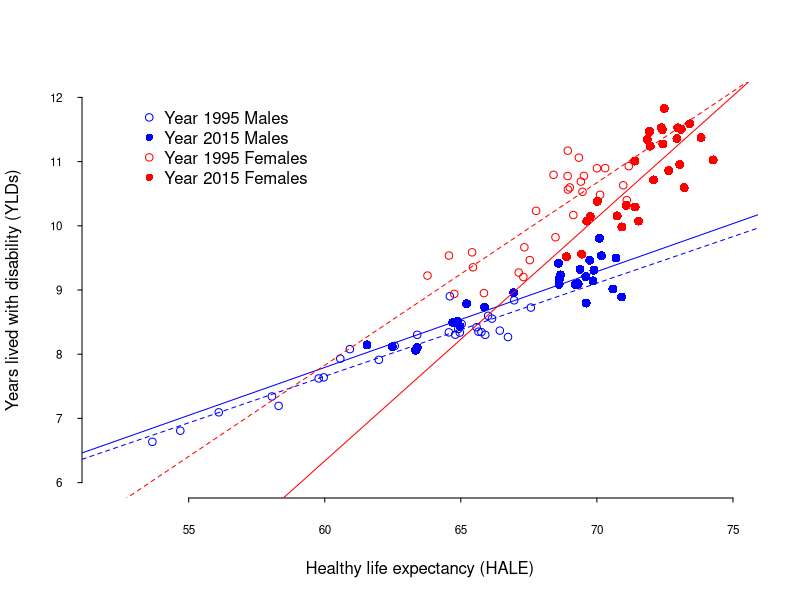

Write the R code that produced this figure.
# Expansion of morbidity
#Years lived with disability (YLDs)
# Years of life lived with any short-term or long-term health loss.

# Healthy life expectancy, or health-adjusted life expectancy (HALE)
#The number of years that a person at a given age can expect to live in good health, 
# taking into account mortality and disability.

# Raw Data
HALE.raw.data <- read.csv("./IHME-GBD_2015_DATA-7c514cb9-1/IHME-GBD_2015_DATA-7c514cb9-1.csv")
LE.raw.data <- read.csv("./IHME-GBD_2015_DATA-b8689aa2-1/IHME-GBD_2015_DATA-b8689aa2-1.csv")

head(LE.raw.data)
head(HALE.raw.data)

# Tidy Data
library(data.table)

attach(LE.raw.data)
attach(HALE.raw.data)

DT.LE <- data.table(LE.raw.data)
DT.HALE <- data.table(HALE.raw.data)

tables()

######################################################

# MALES 

data.LE.1995.male <- DT.LE[DT.LE$year == "1995" & DT.LE$sex == "Male", ]
data.HALE.1995.male <- DT.HALE[DT.HALE$year == "1995" & DT.HALE$sex == "Male", ]
data.YLD.1995.male <- data.LE.1995.male$val - data.HALE.1995.male$val

data.LE.1995.male.italy <- DT.LE[DT.LE$year == "1995" & DT.LE$sex == "Male" & DT.LE$location == "Italy", ]
data.HALE.1995.male.italy <- DT.HALE[DT.HALE$year == "1995" & DT.HALE$sex == "Male" & DT.LE$location == "Italy", ]
data.YLD.1995.male.italy <- data.LE.1995.male.italy$val - data.HALE.1995.male.italy$val

data.LE.2015.male <- DT.LE[DT.LE$year == "2015" & DT.LE$sex == "Male", ]
data.HALE.2015.male <- DT.HALE[DT.HALE$year == "2015" & DT.HALE$sex == "Male", ]
data.YLD.2015.male <- data.LE.2015.male$val - data.HALE.2015.male$val

data.LE.2015.male.italy <- DT.LE[DT.LE$year == "2015" & DT.LE$sex == "Male" & DT.LE$location == "Italy", ]
data.HALE.2015.male.italy <- DT.HALE[DT.HALE$year == "2015" & DT.HALE$sex == "Male" & DT.LE$location == "Italy", ]
data.YLD.2015.male.italy <- data.LE.2015.male.italy$val - data.HALE.2015.male.italy$val

# Preliminary Point Estimates

min.HALE.1995.male <- round(min(data.HALE.1995.male$val), 1)
max.HALE.1995.male <- round(max(data.HALE.1995.male$val), 1)
median.HALE.1995.male <- round(median(data.HALE.1995.male$val),1)
mad.HALE.1995.male <- round(mad(data.HALE.1995.male$val), 1)

min.YLD.1995.male <- round(min(data.YLD.1995.male), 1)
max.YLD.1995.male <- round(max(data.YLD.1995.male), 1)
median.YLD.1995.male <- round(median(data.YLD.1995.male),1)
mad.YLD.1995.male <- round(mad(data.YLD.1995.male), 1)

min.HALE.2015.male <- round(min(data.HALE.2015.male$val), 1)
max.HALE.2015.male <- round(max(data.HALE.2015.male$val), 1)
median.HALE.2015.male <- round(median(data.HALE.2015.male$val),1)
mad.HALE.2015.male <- round(mad(data.HALE.2015.male$val), 1)

min.YLD.2015.male <- round(min(data.YLD.2015.male), 1)
max.YLD.2015.male <- round(max(data.YLD.2015.male), 1)
median.YLD.2015.male <- round(median(data.YLD.2015.male),1)
mad.YLD.2015.male <- round(mad(data.YLD.2015.male), 1)

plot(data.HALE.1995.male$val, 
     data.YLD.1995.male, 
     col="blue",
     cex=1,
     pch=1,
     xlim = c(52,75), 
     ylim=c(6, 12), 
     axes=F,
     xlab="Healthy life expectancy (HALE)",
     ylab="Years lived with disability (YLDs)")


points(data.HALE.2015.male$val, 
       data.YLD.2015.male, 
       col="blue",
       cex=1.2,
       pch=16)


# Accelerating expansion of morbidity

abline(lm(data.YLD.1995.male ~ data.HALE.1995.male$val), col="blue", lty=2)
abline(lm(data.YLD.2015.male ~ data.HALE.2015.male$val), col="blue", lty=1)

summary(lm(data.YLD.1995.male ~ data.HALE.1995.male$val))
confint(lm(data.YLD.1995.male ~ data.HALE.1995.male$val))

summary(lm(data.YLD.2015.male ~ data.HALE.2015.male$val))
confint(lm(data.YLD.2015.male ~ data.HALE.2015.male$val))


# Healthy life expectancy and disability gap

(gap.HALE.1995.male <- round(max.HALE.1995.male - min.HALE.1995.male, 1))
(gap.HALE.2015.male <- round(max.HALE.2015.male - min.HALE.2015.male, 1))
gap.HALE.2015.male - gap.HALE.1995.male
((gap.HALE.2015.male - gap.HALE.1995.male) / gap.HALE.1995.male) * 100

(gap.YLD.1995.male <- round(max.YLD.1995.male - min.YLD.1995.male, 1))
(gap.YLD.2015.male <- round(max.YLD.2015.male - min.YLD.2015.male, 1))
((gap.YLD.2015.male - gap.YLD.1995.male) / gap.YLD.1995.male) * 100
gap.YLD.2015.male - gap.YLD.1995.male


######################################################

# Female 

data.LE.1995.female <- DT.LE[DT.LE$year == "1995" & DT.LE$sex == "Female", ]
data.HALE.1995.female <- DT.HALE[DT.HALE$year == "1995" & DT.HALE$sex == "Female", ]
data.YLD.1995.female <- data.LE.1995.female$val - data.HALE.1995.female$val

data.LE.2015.female <- DT.LE[DT.LE$year == "2015" & DT.LE$sex == "Female", ]
data.HALE.2015.female <- DT.HALE[DT.HALE$year == "2015" & DT.HALE$sex == "Female", ]
data.YLD.2015.female <- data.LE.2015.female$val - data.HALE.2015.female$val

# Preliminary Point Estimates

min.HALE.1995.female <- round(min(data.HALE.1995.female$val), 1)
max.HALE.1995.female <- round(max(data.HALE.1995.female$val), 1)
median.HALE.1995.female <- round(median(data.HALE.1995.female$val),1)
mad.HALE.1995.female <- round(mad(data.HALE.1995.female$val), 1)

min.YLD.1995.female <- round(min(data.YLD.1995.female), 1)
max.YLD.1995.female <- round(max(data.YLD.1995.female), 1)
median.YLD.1995.female <- round(median(data.YLD.1995.female),1)
mad.YLD.1995.female <- round(mad(data.YLD.1995.female), 1)

min.HALE.2015.female <- round(min(data.HALE.2015.female$val), 1)
max.HALE.2015.female <- round(max(data.HALE.2015.female$val), 1)
median.HALE.2015.female <- round(median(data.HALE.2015.female$val),1)
mad.HALE.2015.female <- round(mad(data.HALE.2015.female$val), 1)

min.YLD.2015.female <- round(min(data.YLD.2015.female), 1)
max.YLD.2015.female <- round(max(data.YLD.2015.female), 1)
median.YLD.2015.female <- round(median(data.YLD.2015.female),1)
mad.YLD.2015.female <- round(mad(data.YLD.2015.female), 1)

points(data.HALE.1995.female$val, 
     data.YLD.1995.female, 
     col="red",
     cex=1,
     pch=1)

points(data.HALE.2015.female$val, 
       data.YLD.2015.female, 
       col="red",
       cex=1.2,
       pch=16)

axis(1, col.axis="black", las=1, cex.axis=0.7, tck=-.01)
axis(2, col.axis="black", las=2, cex.axis=0.7, tck=-.01)

legend(53, 12,  
       c("Year 1995 Males","Year 2015 Males", "Year 1995 Females","Year 2015 Females"),
       pch=c(1,16,1,16),
       cex=c(1,1,1,1),
       col=c("blue", "blue", "red", "red"),
       bty = "n")

# Accelerating expansion of morbidity

abline(lm(data.YLD.1995.female ~ data.HALE.1995.female$val), col="red", lty=2)
abline(lm(data.YLD.2015.female ~ data.HALE.2015.female$val), col="red", lty=1)

summary(lm(data.YLD.1995.female ~ data.HALE.1995.female$val))
confint(lm(data.YLD.1995.female ~ data.HALE.1995.female$val))

summary(lm(data.YLD.2015.female ~ data.HALE.2015.female$val))
confint(lm(data.YLD.2015.female ~ data.HALE.2015.female$val))


# Healthy life expectancy and disability gap

(gap.HALE.1995.female <- round(max.HALE.1995.female - min.HALE.1995.female, 1))
(gap.HALE.2015.female <- round(max.HALE.2015.female - min.HALE.2015.female, 1))
gap.HALE.2015.female - gap.HALE.1995.female
((gap.HALE.2015.female - gap.HALE.1995.female) / gap.HALE.1995.female) * 100

(gap.YLD.1995.female <- round(max.YLD.1995.female - min.YLD.1995.female, 1))
(gap.YLD.2015.female <- round(max.YLD.2015.female - min.YLD.2015.female, 1))
((gap.YLD.2015.female - gap.YLD.1995.female) / gap.YLD.1995.female) * 100
gap.YLD.2015.female - gap.YLD.1995.female
